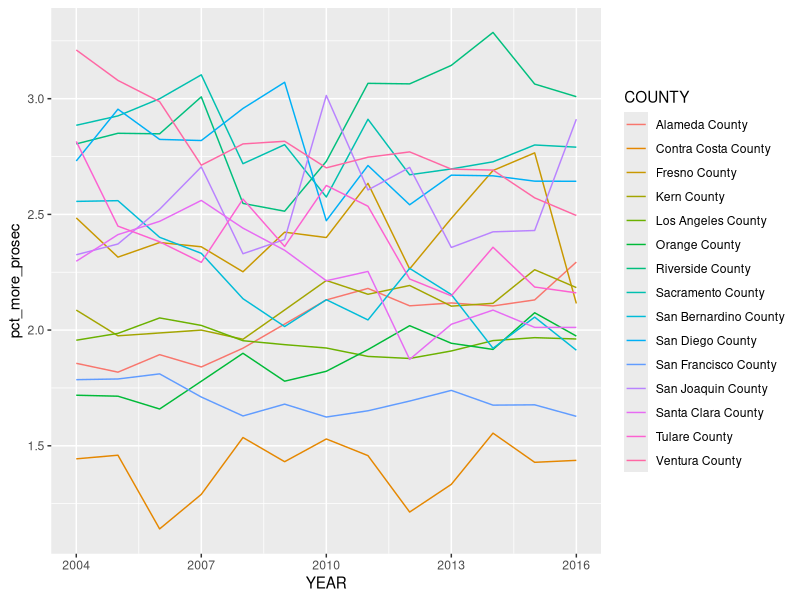
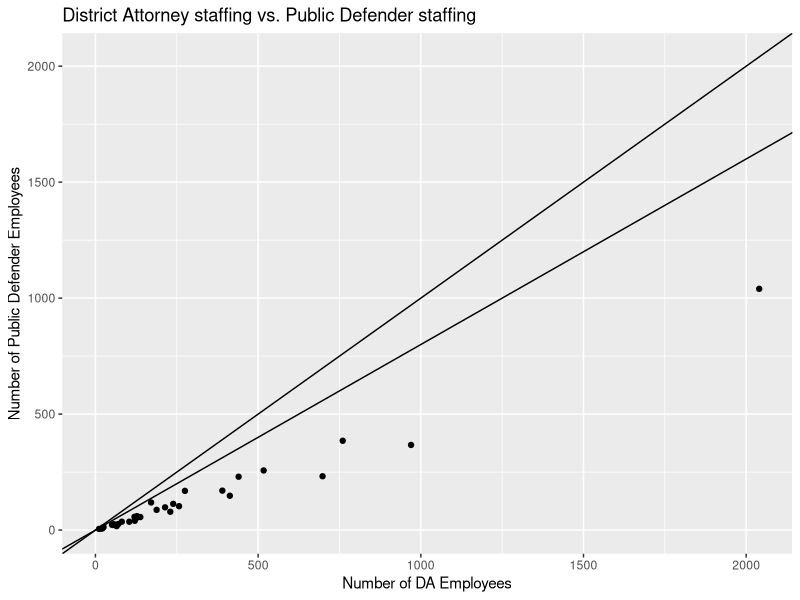
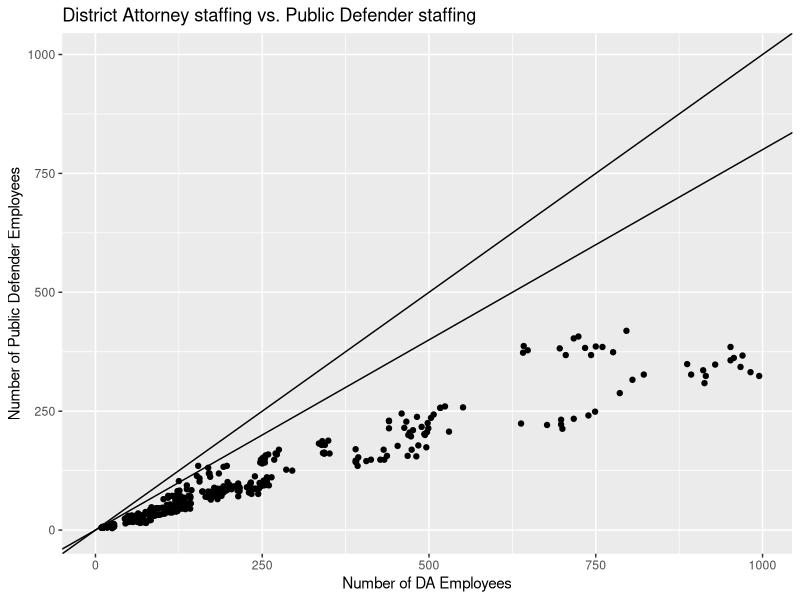
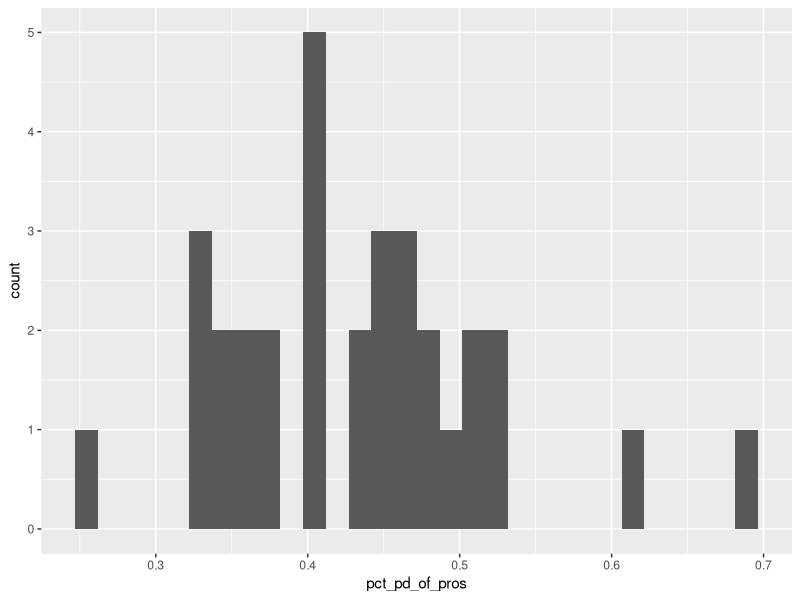
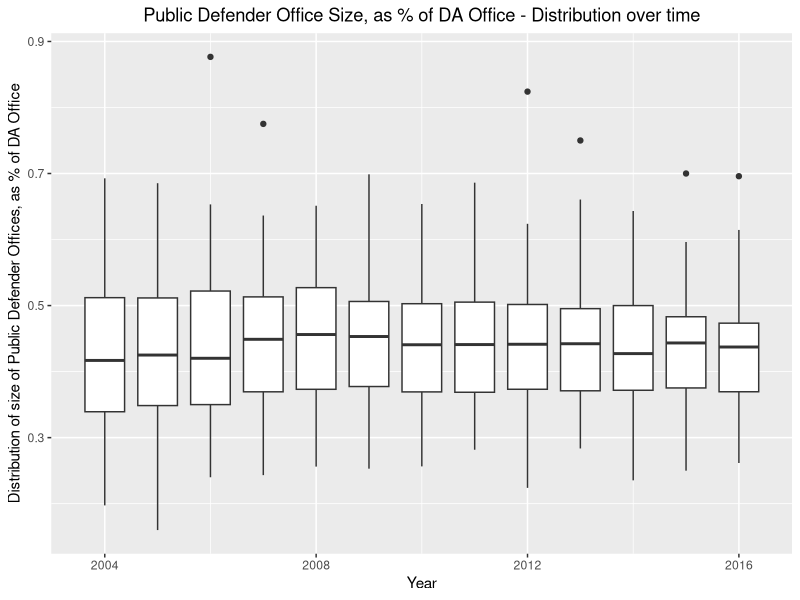

The R script that drew these images, in order:
library(dplyr)
library(ggplot2)
library(jsonlite)
# See Law_Enforcement_Personnel_and_Criminal_Justice_Survey_Context_062017.pdf
# Prosecution_TOTAL - The total number of criminal justice personnel reported by Prosecution entities
# DA_Attorneys - Prosecution: Attorney personnel
# DA_Investigators - Prosecution: Investigator personnel
# DA_Clerical - Prosecution: Clerical personnel
# DA_Other - Prosecution: Other personnel

# PublicDefense_TOTAL - The total number of criminal justice personnel reported by Public Defense entities
# PD_Attorneys - Public Defense: Attorney personnel
# PD_Investigators - Public Defense: Investigator personnel
# PD_Clerical - Public Defense: Clerical personnel
# PD_Other - Public Defense: Other personnel

# There are a _lot_ of 0-reported public defenders:
# Zero's may indicate that a department or office does not have personnel in that classification, that a
# department may have closed or merged with another, that a county may not have a police department or a
# public defender’s office, or that data were not reported.

summarize_missing_data <- function() {
  df <- read.csv('LE_and_CJ_Personnel_2004-2016.csv')
  
  # 754 total entries
  print("Total entries")
  print(nrow(df))
  
  # There are 339 instances of 0-reported Public defenders offices, or NAs - note that that's across 12 years
  print("Number of rows with 0 or missing Public Defense numbers")
  print(nrow(df %>% filter(PublicDefense_TOTAL == 0 | is.na(PublicDefense_TOTAL))))
  
  # 0 instances of 0-reported prosectuion offices
  print("Number of rows with 0 or missing prosecution numbers")
  print(nrow(df %>% filter(Prosecution_TOTAL == 0 | is.na(Prosecution_TOTAL))))
  
  print("Number of counties that provided public defense totals at least once")
  print(length(unique(df %>% filter(PublicDefense_TOTAL > 0) %>% pull(COUNTY))))
  
  print("Counties with no PD data in 2016, and their relative sizes")
  print(df %>%
          filter(YEAR == 2016) %>%
          filter(PublicDefense_TOTAL == 0 | is.na(PublicDefense_TOTAL)) %>%
          select(COUNTY, ST_TOTAL, Prosecution_TOTAL) %>%
          arrange(desc(ST_TOTAL))
  )
}

prep_data <- function() {
  df <- read.csv('LE_and_CJ_Personnel_2004-2016.csv')
  
  # Removes both 0s and NAs
  prepped <- df %>%
    filter(PublicDefense_TOTAL > 0) %>%
    mutate(
      num_more_prosec = Prosecution_TOTAL - PublicDefense_TOTAL,
      pct_more_prosec = Prosecution_TOTAL / PublicDefense_TOTAL,
      pct_pd_of_pros = PublicDefense_TOTAL / Prosecution_TOTAL
    )
  
  return(prepped)
}

write_to_json <- function(df, include_LA=TRUE) {
  fields_to_write <- c('YEAR', 'COUNTY', 'Prosecution_TOTAL', 'PublicDefense_TOTAL')
  only_fields_we_want <- df %>%
    select(fields_to_write) %>%
    mutate(
      x = Prosecution_TOTAL,
      y = PublicDefense_TOTAL
    )
  
  if (!include_LA) {
    only_fields_we_want <- only_fields_we_want %>% filter(COUNTY != 'Los Angeles County')
  }
  as_json <- toJSON(only_fields_we_want, pretty=TRUE)
  
  output_file_name <- ifelse(include_LA, 'das_pds_with_la.json', 'das_pds_excluding_la.json')
  conn <- file(output_file_name)
  writeLines(as_json, conn)
  close(conn)
}

calc_yearly_summaries <- function(df) {
  yearly <- df %>%
    group_by(YEAR) %>%
    summarise(
      min_pd_pct = min(pct_pd_of_pros),
      median_pd_pct = median(pct_pd_of_pros),
      max_pd_pct = max(pct_pd_of_pros)
    )
  
  return(yearly)
}

boxplot_of_ratios_over_time <- function(df) {
  boxplot <- ggplot(df, aes(x=YEAR, y=pct_pd_of_pros, group=YEAR)) + 
    geom_boxplot() +
    scale_x_continuous('Year') +
    scale_y_continuous('Distribution of size of Public Defender Offices, as % of DA Office') +
    ggtitle('Public Defender Office Size, as % of DA Office - Distribution over time') +
    theme(plot.title = element_text(hjust = 0.5))
  print(boxplot)
}

pd_vs_prosecut_scatter <- function(df) {
  # Find the max from both offices, use that as the limit - it should be "square" plot, i.e. NxN
  max_axis <- max(df$Prosecution_TOTAL, max(df$PublicDefense_TOTAL))
  scatter <- ggplot(df, aes(x=Prosecution_TOTAL, y=PublicDefense_TOTAL)) +
    geom_point() +
    #geom_text(aes(label=COUNTY), hjust=0, vjust=0) +
    scale_x_continuous("Number of DA Employees", limits=c(0, max_axis)) +
    scale_y_continuous("Number of Public Defender Employees", limits=c(0, max_axis)) +
    ggtitle("District Attorney staffing vs. Public Defender staffing") +
    # Put an "80%" line - that is, if there are 1000 prosecutors, and 80% of the cases are indigent, then there
    # should be ~800 public defenders.
    geom_abline(intercept = 0, slope = .8) +
    geom_abline(intercept = 0, slope = 1)
  print(scatter)
}

hist_of_pd_ratio <- function(df) {
  hist <- ggplot(df, aes(pct_pd_of_pros)) +
    geom_histogram()
  print(hist)
}

with_defined_pd <- prep_data()
# bleh, can't show all of these in one plot, too many counties. But can show the changes over time for a few of them.
# Could use a damn heatmap again, but that I feel like that's getting old...
ordered_by_total_peeps <- with_defined_pd %>%
  group_by(COUNTY) %>%
  summarise(total_people= sum(ST_TOTAL)) %>%
  arrange(desc(total_people))

most_populous <- head(ordered_by_total_peeps$COUNTY, 15)

g <- ggplot(with_defined_pd %>% filter(COUNTY %in% most_populous), aes(x=YEAR, y=pct_more_prosec, color=COUNTY)) +
  geom_line()
print(g)

pd_vs_prosecut_scatter(with_defined_pd %>% filter(YEAR == 2016))
pd_vs_prosecut_scatter(with_defined_pd %>% filter(Prosecution_TOTAL < 1750))
hist_of_pd_ratio(with_defined_pd %>% filter(YEAR == 2016))

boxplot_of_ratios_over_time(with_defined_pd)
yearly_summaries <- calc_yearly_summaries(with_defined_pd)


